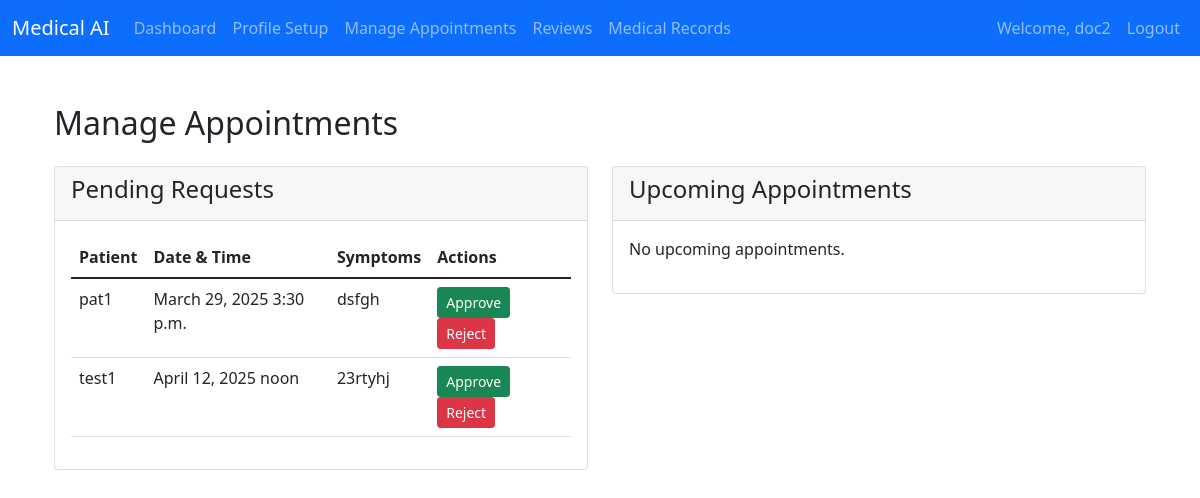
Page /doctor/manage_appointments/ (signed in) on the committed database.
### authentication/models.py (models this page shows, shortened)
class CustomUser(AbstractUser):
    ROLE_CHOICES = [
        ('doctor', 'Doctor'),
        ('patient', 'Patient'),
        ('medical_store', 'Medical Store'),
    ]
    role = models.CharField(max_length=20, choices=ROLE_CHOICES)
    phone_number = models.CharField(max_length=15, blank=True, null=True)
    address = models.TextField(blank=True, null=True)
    profile_completed = models.BooleanField(default=False)  # New field

### doctors/models.py (models this page shows, shortened)
class Appointment(models.Model):
    STATUS_CHOICES = [
        ('pending', 'Pending Request'),
        ('approved', 'Approved'),
        ('rejected', 'Rejected'),
        ('cancelled', 'Cancelled'),
        ('completed', 'Completed')
    ]
    patient = models.ForeignKey('patients.Patient', on_delete=models.CASCADE)
    doctor = models.ForeignKey(Doctor, on_delete=models.CASCADE)
    appointment_date = models.DateField()
    appointment_time = models.TimeField()
    symptoms = models.TextField()
    message = models.TextField(blank=True)
    status = models.CharField(max_length=20, choices=STATUS_CHOICES, default='pending')
    created_at = models.DateTimeField(auto_now_add=True)
    updated_at = models.DateTimeField(auto_now=True)
    reason_for_rejection = models.TextField(blank=True, null=True)
    class Meta:
        ordering = ['-created_at']

### patients/models.py (models this page shows, shortened)
class Patient(models.Model):
    user = models.OneToOneField(CustomUser, on_delete=models.CASCADE, related_name='patient')
    full_name = models.CharField(max_length=100)
    dob = models.DateField()
    age = models.IntegerField(null=True, blank=True)
    gender = models.CharField(
        max_length=6,
        choices=[('male', 'Male'), ('female', 'Female'), ('other', 'Other')],
        default='other'
    )
    contact_number = models.CharField(max_length=20)
    email = models.EmailField()
    address = models.TextField(null=True, blank=True)
    city = models.CharField(max_length=100, null=True, blank=True)
    state = models.CharField(max_length=100, null=True, blank=True)
    pincode = models.CharField(max_length=10, null=True, blank=True)
    blood_group = models.CharField(
        max_length=3,
        choices=[
            ('A+', 'A+'), ('A-', 'A-'),
            ('B+', 'B+'), ('B-', 'B-'),
            ('AB+', 'AB+'), ('AB-', 'AB-'),
            ('O+', 'O+'), ('O-', 'O-')
        ],
        null=True, blank=True, default='N/A'
    )
    height = models.DecimalField(
        max_digits=5,
        decimal_places=2,
        null=True,
        blank=True,
        validators=[MinValueValidator(0)]
    )
    weight = models.DecimalField(
        max_digits=5,
        decimal_places=2,
        null=True,
        blank=True,
        validators=[MinValueValidator(0)]
    )
    emergency_contact_name = models.CharField(max_length=100, null=True, blank=True)
    emergency_contact_relation = models.CharField(max_length=50, null=True, blank=True)
    emergency_contact_number = models.CharField(max_length=20, null=True, blank=True)
    medical_history = models.JSONField(
        null=True,
        blank=True,
        default=dict,
        help_text='Store medical conditions, surgeries, and medications in JSON format'
    )
    allergies = models.JSONField(
        null=True,
        blank=True,
        default=dict,
        help_text='Store food, medication, and environmental allergies in JSON format'
    )
    is_profile_complete = models.BooleanField(default=False)
    created_at = models.DateTimeField(auto_now_add=True)
    updated_at = models.DateTimeField(auto_now=True)
    class Meta:
        ordering = ['-created_at']
        verbose_name = 'Patient'
        verbose_name_plural = 'Patients'

### doctors/views.py (the view, shortened to what this page needs)
# urls.py: path('manage_appointments/', views.manage_appointments, name='manage_appointments'),
@login_required
def manage_appointments(request):
    try:
        doctor = Doctor.objects.get(user=request.user)
        pending_appointments = Appointment.objects.filter(
            doctor=doctor,
            status='pending'
        ).order_by('appointment_date', 'appointment_time')
        upcoming_appointments = Appointment.objects.filter(
            doctor=doctor,
            status='approved',
            appointment_date__gte=datetime.now().date()
        ).order_by('appointment_date', 'appointment_time')
        return render(request, 'doctors/manage_appointments.html', {
            'pending_appointments': pending_appointments,
            'upcoming_appointments': upcoming_appointments
        })
    except Doctor.DoesNotExist:
        messages.error(request, 'Access denied')
        return redirect('doctors:doctor_dashboard')

### doctors/templates/doctors/manage_appointments.html (shortened to what this page needs)
{% extends 'base.html' %}
{% block content %}
<div class="container mt-5">
    <div class="row">
        <div class="col-md-12">
            <h2>Manage Appointments</h2>
            <div class="row mt-4">
                <div class="col-md-6">
                    <div class="card">
                        <div class="card-header">
                            <h4>Pending Requests</h4>
                        </div>
                        <div class="card-body">
                            {% if pending_appointments %}
                            <table class="table">
                                <thead>
                                    <tr>
                                        <th>Patient</th>
                                        <th>Date & Time</th>
                                        <th>Symptoms</th>
                                        <th>Actions</th>
                                    </tr>
                                </thead>
                                <tbody>
                                    {% for appointment in pending_appointments %}
                                    <tr>
                                        <td>{{ appointment.patient.full_name }}</td>
                                        <td>{{ appointment.appointment_date }} {{ appointment.appointment_time }}</td>
                                        <td>{{ appointment.symptoms }}</td>
                                        <td>
                                            <form method="POST" action="{% url 'doctors:manage_appointments' %}" class="d-inline">
                                                <button type="submit" class="btn btn-success btn-sm">Approve</button>
                                            </form>
                                            <form method="POST" action="{% url 'doctors:manage_appointments' %}" class="d-inline">
                                                <button type="button" class="btn btn-danger btn-sm" data-bs-toggle="modal" data-bs-target="#rejectModal{{ appointment.id }}">
                                                    Reject
                                                </button>
                                            </form>
                                        </td>
                                    </tr>
                                    {% endfor %}
                                </tbody>
                            </table>
                            {% else %}
                            <p>No pending appointment requests.</p>
                            {% endif %}
                        </div>
                    </div>
                </div>
                <div class="col-md-6">
                    <div class="card">
                        <div class="card-header">
                            <h4>Upcoming Appointments</h4>
                        </div>
                        <div class="card-body">
                            {% if upcoming_appointments %}
                            <table class="table">
                                <thead>
                                    <tr>
                                        <th>Patient</th>
                                        <th>Date & Time</th>
                                        <th>Status</th>
                                        <th>Actions</th>
                                    </tr>
                                </thead>
                                <tbody>
                                    {% for appointment in upcoming_appointments %}
                                    <tr>
                                        <td>{{ appointment.patient.full_name }}</td>
                                        <td>{{ appointment.appointment_date }} {{ appointment.appointment_time }}</td>
                                        <td>{{ appointment.get_status_display }}</td>
                                        <td>
                                            {% if appointment.status == 'approved' %}
                                            <form method="POST" action="{% url 'doctors:manage_appointments' %}" class="d-inline">
                                                {% csrf_token %}
                                                <input type="hidden" name="appointment_id" value="{{ appointment.id }}">
                                                <input type="hidden" name="action" value="start_consultation">
                                                <button type="submit" class="btn btn-primary btn-sm">Start Consultation</button>
                                            </form>
                                            <form method="POST" action="{% url 'doctors:manage_appointments' %}" class="d-inline">
                                                {% csrf_token %}
                                                <input type="hidden" name="appointment_id" value="{{ appointment.id }}">
                                                <input type="hidden" name="action" value="prescribe">
                                                <button type="submit" class="btn btn-info btn-sm">Prescribe Medicine</button>
                                            </form>
                                            {% endif %}
                                        </td>
                                    </tr>
                                    {% endfor %}
                                </tbody>
                            </table>
                            {% else %}
                            <p>No upcoming appointments.</p>
                            {% endif %}
                        </div>
                    </div>
                </div>
            </div>
        </div>
    </div>
</div>
{% endblock %}

### templates/base.html (shortened to what this page needs)
<!DOCTYPE html>
<html lang="en">
<head>
    <link href="https://cdn.jsdelivr.net/npm/bootstrap@5.1.3/dist/css/bootstrap.min.css" rel="stylesheet">
    <link href="https://cdnjs.cloudflare.com/ajax/libs/font-awesome/6.0.0/css/all.min.css" rel="stylesheet">
</head>
<body>
    <nav class="navbar navbar-expand-lg navbar-dark bg-primary">
        <div class="container-fluid">
            <a class="navbar-brand" href="#">Medical AI</a>
            <div class="collapse navbar-collapse" id="navbarNav">
                <ul class="navbar-nav me-auto">
                    {% if user.is_authenticated %}
                    {% if user.role == 'patient' %}
                    <li class="nav-item">
                        <a class="nav-link" href="{% url 'patients:dashboard' %}">Dashboard</a>
                    </li>
                    <li class="nav-item">
                        <a class="nav-link" href="{% url 'chatbot:chat' %}">Chatbot</a>
                    </li>
                    <li class="nav-item">
                        <a class="nav-link" href="{% url 'chatbot:chat_history' %}">Chat History</a>
                    </li>
                    <li class="nav-item">
                        <a class="nav-link" href="{% url 'patients:patient_profile' %}">Profile</a>
                    </li>
                    <li class="nav-item">
                        <a class="nav-link" href="{% url 'patients:view_appointments' %}">Appointments</a>
                    </li>
                    {% comment %} <li class="nav-item">
                        <a class="nav-link" href="{% url 'patients:medical_records' %}">Medical Records</a>
                    </li> {% endcomment %}
                    {% elif user.role == 'doctor' %}
                    <li class="nav-item">
                        <a class="nav-link" href="{% url 'doctors:doctor_dashboard' %}">Dashboard</a>
                    </li>
                    <li class="nav-item">
                        <a class="nav-link" href="{% url 'doctors:profile_setup' %}">Profile Setup</a>
                    </li>
                    <li class="nav-item">
                        <a class="nav-link" href="{% url 'doctors:manage_appointments' %}">Manage Appointments</a>
                    </li>
                    <li class="nav-item">
                        <a class="nav-link" href="#">Reviews</a>
                    </li>
                    <li class="nav-item">
                        <a class="nav-link" href="#">Medical Records</a>
                    </li>
                    {% elif user.role == 'medical_store' %}
                    <li class="nav-item">
                        <a class="nav-link" href="{% url 'medical_store:dashboard' %}">Dashboard</a>
                    </li>
                    {% endif %}
                    {% endif %}
                </ul>
                <ul class="navbar-nav">
                    {% if user.is_authenticated %}
                    <li class="nav-item">
                        <span class="nav-link">Welcome, {{ user.username }}</span>
                    </li>
                    <li class="nav-item">
                        <a class="nav-link" href="{% url 'logout' %}">Logout</a>
                    </li>
                    {% endif %}
                </ul>
            </div>
        </div>
    </nav>
    <main class="container mt-4">
        {% block content %}{% endblock %}
    </main>
</body>
</html>

### rows in the picture
CustomUser: username "doc2"
Appointment: patient.full_name "pat1", appointment_date "March 29, 2025", appointment_time "3:30 p.m.", symptoms "dsfgh"
Appointment: patient.full_name "test1", appointment_date "April 12, 2025", appointment_time "noon", symptoms "23rtyhj"
